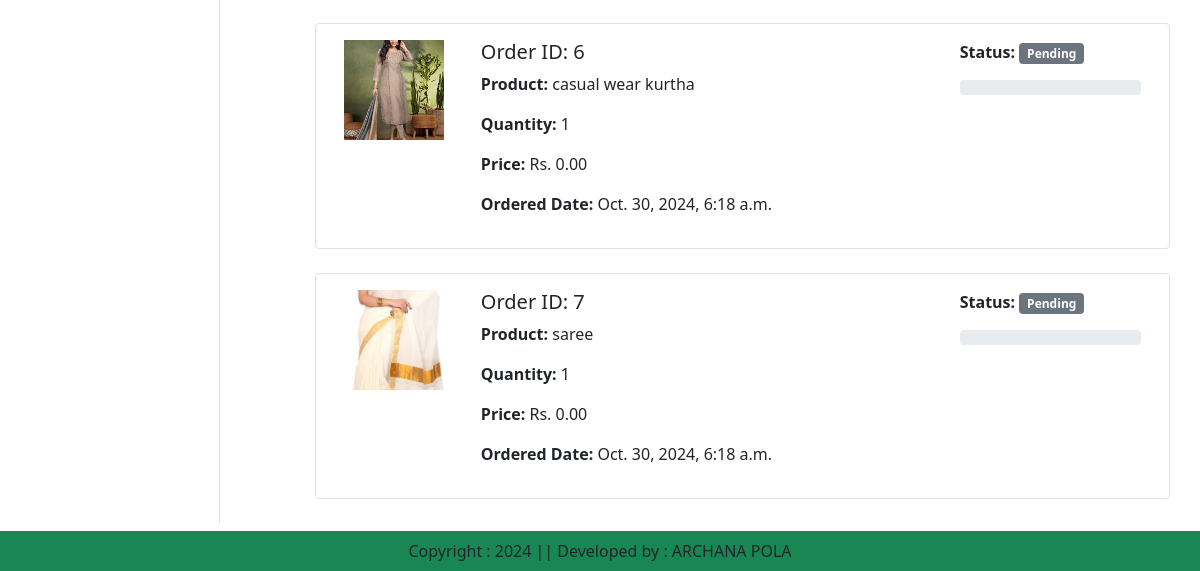
The page /orders/ (signed in, lower part) on the database as committed earlier.
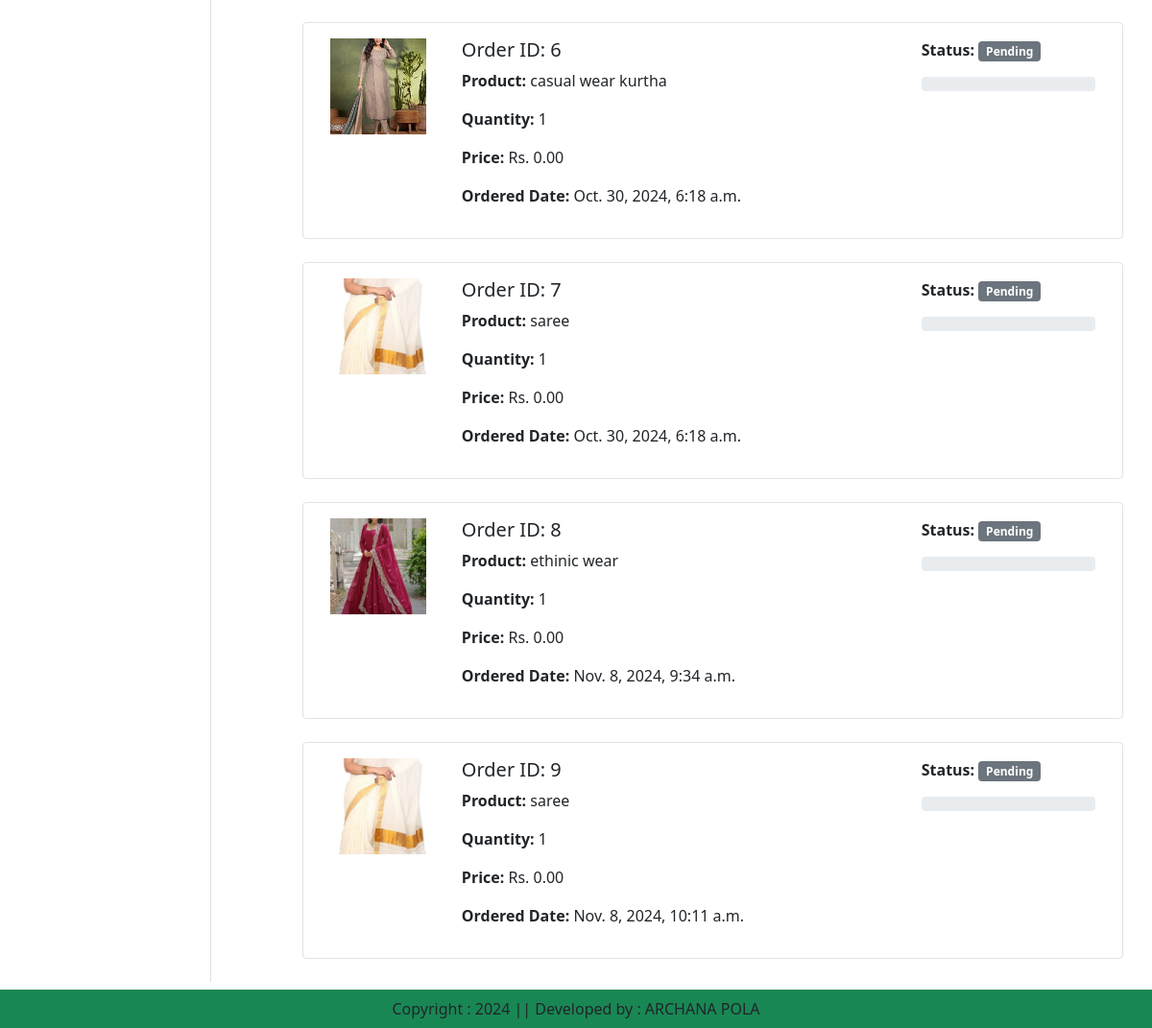
The same page on the database as committed later.
### accounts/models.py (models this page shows, shortened)
class Order(models.Model):
    ORDER_STATUS_CHOICES = [
        ('Pending', 'Pending'),
        ('Confirmed', 'Confirmed'),
        ('Shipped', 'Shipped'),
        ('Out for Delivery', 'Out for Delivery'),
        ('Delivered', 'Delivered'),
        ('Cancelled', 'Cancelled'),
    ]
    user = models.ForeignKey(User, on_delete=models.CASCADE, related_name='orders')
    customer = models.ForeignKey(Customer, on_delete=models.SET_NULL, null=True, blank=True, related_name='customer_orders')
    product = models.ForeignKey(Product, on_delete=models.CASCADE)
    quantity = models.PositiveIntegerField(default=1)
    status = models.CharField(max_length=20, choices=ORDER_STATUS_CHOICES, default='Pending')
    payment = models.ForeignKey(Payment, on_delete=models.CASCADE, default="")
    ordered_date = models.DateTimeField(auto_now_add=True)
    total_amount = models.DecimalField(max_digits=10, decimal_places=2, default=0.0)

class Product(models.Model):
    title = models.CharField(max_length=255)
    selling_price = models.DecimalField(max_digits=10, decimal_places=2)  # e.g., 2999.99
    discounted_price = models.DecimalField(max_digits=10, decimal_places=2, blank=True, null=True)
    description = models.TextField()
    material = models.CharField(max_length=100)
    category = models.CharField(choices=CATEGORY_CHOICES, max_length=20)
    stock = models.IntegerField(default=0)
    available = models.BooleanField(default=True)
    product_img = models.ImageField(upload_to='product')
    additional_info = models.TextField(blank=True, null=True)  # Can be used for sizing info, care instructions, etc.
    color = models.CharField(max_length=50, blank=True, null=True)  # Color options
    size = models.CharField(max_length=20, blank=True, null=True)  # e.g., S, M, L, XL, etc.

### accounts/views.py (the view)
# urls.py: path("orders/", views.orders, name = "orders"),
@login_required
def orders(request):
    totalitem = 0
    wishitem = 0
    if request.user.is_authenticated:
        totalitem = len(Cart.objects.filter(user =request.user))
        wishitem = len(Wishlist.objects.filter(user = request.user))
    order_placed = Order.objects.filter(user=request.user)
    return render(request, "app/orders.html", locals())

### accounts/templates/app/orders.html (shortened to what this page needs)
{% extends 'app/base.html' %}
{% load static %}
{% block main_content %}
<div class="container my-5">
    <div class="row">
        <div class="col-sm-2 border-end">
        </div>
        <div class="col-sm-9 offset-sm-1">
            {% for order in order_placed %}
                <div class="row mb-4 border rounded p-3">
                    <div class="col-sm-2">
                        <img src="{{ order.product.product_img.url }}" class="img-fluid" alt="{{ order.product.title }}" style="height: 100px; width: 100px; object-fit: cover;">
                    </div>
                    <div class="col-sm-7">
                        <h5>Order ID: {{ order.id }}</h5>
                        <p><strong>Product:</strong> {{ order.product.title }}</p>
                        <p><strong>Quantity:</strong> {{ order.quantity }}</p>
                        <p><strong>Price:</strong> Rs. {{ order.total_amount }}</p>
                        <p><strong>Ordered Date:</strong> {{ order.ordered_date }}</p>
                    </div>
                    <div class="col-sm-3">
                        <p><strong>Status:</strong> <span class="badge bg-secondary">{{ order.status }}</span></p>
                        <div class="progress" style="height: 15px;">
                        </div>
                    </div>
                </div>
            {% endfor %}
        </div>
    </div>
</div>
{% endblock main_content %}

Rows that differ between the two databases and show on the page:
added Order: product.product_img (picture), id "8", product "ethinic wear", quantity "1", total_amount "0.00", ordered_date "Nov. 8, 2024, 9:34 a.m.", status "Pending"
added Order: product.product_img (picture), id "9", product "saree", quantity "1", total_amount "0.00", ordered_date "Nov. 8, 2024, 10:11 a.m.", status "Pending"
